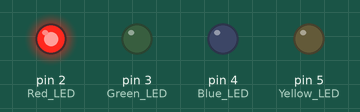
This sketch was run on a simulated Arduino Uno, built with avr-gcc and run on an emulated ATmega328P. Shown: output pins drawn as LEDs (lit = HIGH).

Above: at 0.2 s.
At 1.2 s:
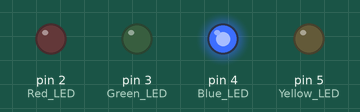
At 2.7 s:
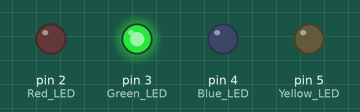
At 3.7 s:
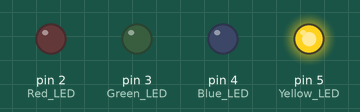
Timing chart, 0 to 4.6 s (numbered marks = the images above):
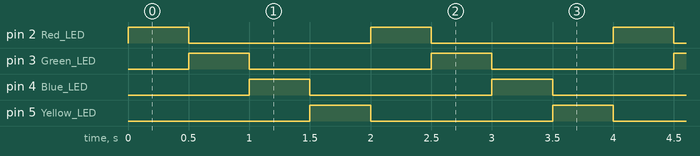

Measured:
- by itself, pin 2 (Red_LED), pin 3 (Green_LED), pin 4 (Blue_LED), pin 5 (Yellow_LED): alternates HIGH for 0.50 s and LOW for 1.5 s
- by itself, everything shown: repeats every 2.0 s, in 5 steps

The sketch:

LED.ino
```cpp
void setup() {
  pinMode(2, OUTPUT); // Red LED
  pinMode(3, OUTPUT); // Green LED
  pinMode(4, OUTPUT); // Blue LED
  pinMode(5, OUTPUT); // Yellow LED
}

void loop() {
  digitalWrite(2, HIGH); // Turn on red LED
  delay(500); // Wait for 0.5 second
  digitalWrite(2, LOW); // Turn off red LED
  digitalWrite(3, HIGH); // Turn on green LED
  delay(500); // Wait for 0.5 second
  digitalWrite(3, LOW); // Turn off green LED
  digitalWrite(4, HIGH); // Turn on blue LED
  delay(500); // Wait for 0.5 second
  digitalWrite(4, LOW); // Turn off blue LED
  digitalWrite(5, HIGH); // Turn on yellow LED
  delay(500); // Wait for 0.5 second
  digitalWrite(5, LOW); // Turn off yellow LED
}
```
